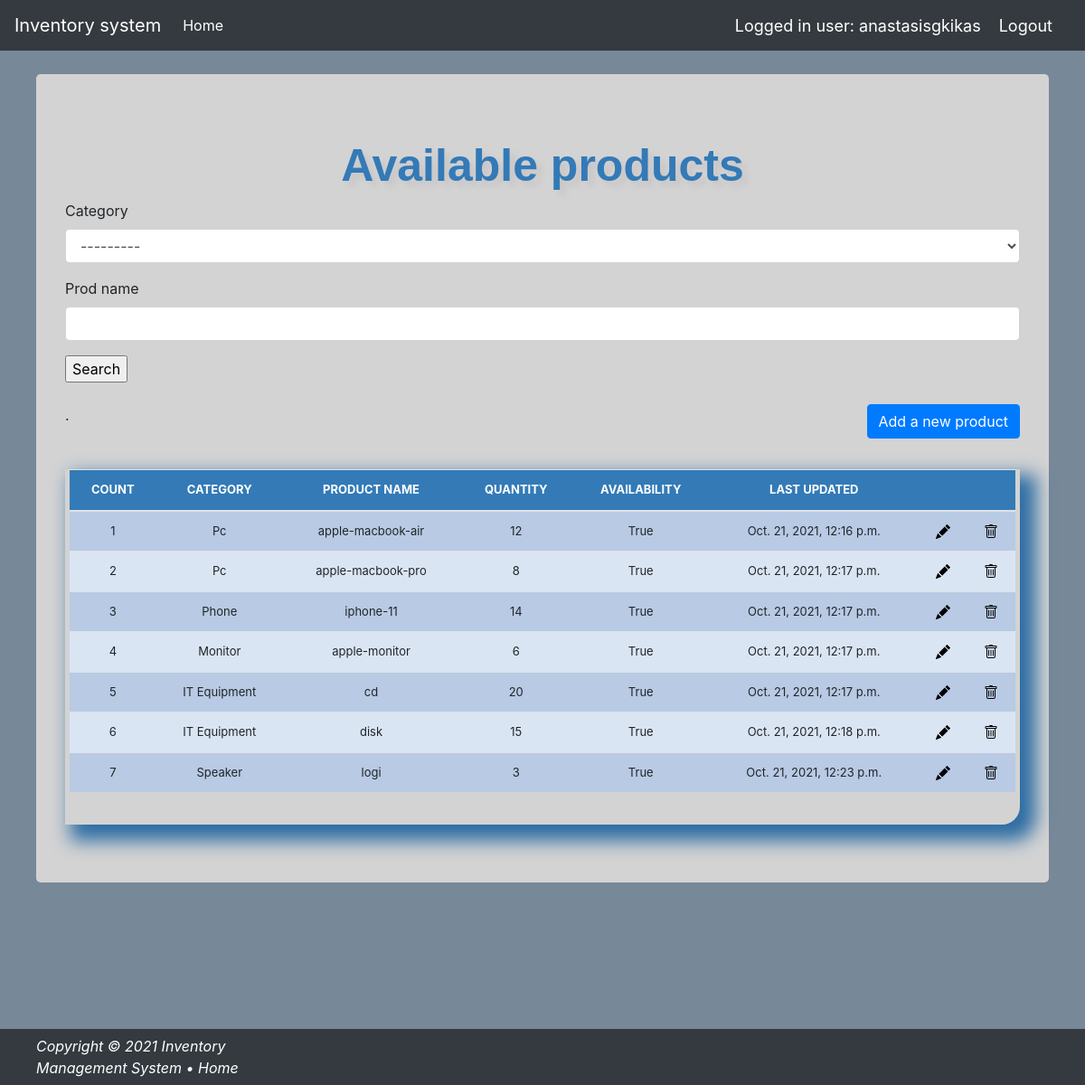
Screenshot of /products/ (signed in) with the database file from the repository.
### invmanagement/models.py (models this page shows, shortened)
class Product(models.Model):
    category = models.CharField(max_length=50, blank=True, choices=category_choice)
    prod_name = models.CharField(max_length=50, blank=True, null=True)
    quantity = models.IntegerField(default='0', blank=False, null=True)
    availability = models.BooleanField(default=False)
    last_updated = models.DateTimeField(auto_now_add=False, auto_now=True)
    price = models.IntegerField(default=0, blank=False)

### invmanagement/authentications.py (the view)
		def wrapper_func(request, *args, **kwargs):
			group = None
			if request.user.groups.exists():
				group = request.user.groups.all()[0].name
			if group in allowed_roles:
				return view_func(request, *args, **kwargs)
			else:
				return HttpResponse('You are not authorized to view this page')

### invmanagement/forms.py
class ProductSearchForm(forms.ModelForm):
    class Meta:
        model = Product
        fields = ['category', 'prod_name']

### invmanagement/authentications.py (called while the page is built)
def allowed_users(allowed_roles=[]):
	def decorator(view_func):
		def wrapper_func(request, *args, **kwargs):
			group = None
			if request.user.groups.exists():
				group = request.user.groups.all()[0].name
			if group in allowed_roles:
				return view_func(request, *args, **kwargs)
			else:
				return HttpResponse('You are not authorized to view this page')
		return wrapper_func
	return decorator

### invmanagement/views.py (called while the page is built, shortened)
@login_required(login_url='login')
@allowed_users(allowed_roles=['admin', 'manager', 'customer'])
def products(request):
    header = 'Available products'
    form = ProductSearchForm(request.POST or None)
    queryset = Product.objects.all()
    context = {
        "form": form,
        "header": header,
        "queryset": queryset,
    }
    return render(request, "list_products.html", context)

### invmanagement/templates/list_products.html (shortened to what this page needs)
{% load static %}
{% load crispy_forms_tags %}
<!doctype html>
<html lang="en">
<head>
    <link href="{% static '/css/stylesheet.css' %}" rel="stylesheet">
    <link href="{% static '/css/bootstrap.min.css' %}" rel="stylesheet">
    <link href="{% static 'css/navbar-top-fixed.css' %}" rel="stylesheet">
</head>
<body id="bg" class="bg" style="background-color: lightslategrey">
{% include 'navbar.html' %}
<main role="main" class="flex-column" style="margin-right: 40px; margin-left: 40px; margin-top: 10px">
    <div class="jumbotron" style="background-color: lightgrey">
        <div class="header">{{ header }}</div>
        <form method='POST' action=''>{% csrf_token %}
            {{ form|crispy }}
            <input type="submit" value='Search'/>
        </form>
        <br>
        <div class="mb-5">
            <a href="/create_product" class="btn btn-primary float-right">Add a new product</a>.
        </div>
        <div class="display_table">
            <table class='table'>
                <thead>
                <tr>
                    <th>COUNT</th>
                    <th>CATEGORY</th>
                    <th>PRODUCT NAME</th>
                    <th>QUANTITY</th>
                    <th>AVAILABILITY</th>
                    {% if request.user.groups.all.0.name != "customer" %}
                        <th>LAST UPDATED</th>
                        <th></th>
                        <th></th>
                    {% endif %}
                </tr>
                </thead>
                {% for instance in queryset %}
                    <tr>
                        <td>{{ forloop.counter }}</td>
                        <td>{{ instance.category }}</td>
                        <td>{{ instance.prod_name }}</td>
                        <td>{{ instance.quantity }}</td>
                        <td>{{ instance.availability }}</td>
                        {% if request.user.groups.all.0.name != "customer" %}
                            <td>{{ instance.last_updated }}</td>
                            <td><a href="{% url 'update_product' instance.id %}"><img
                                    src="{% static 'img/pencil-fill.svg' %}"></a></td>
                            <td><a href="{% url 'delete_product' instance.id %}"><img
                                    src="{% static 'img/trash.svg' %}"></a></td>
                        {% endif %}
                    </tr>
                {% endfor %}
            </table>
        </div>
    </div>
</main>
{% include "footer.html" %}
</body>
</html>

### invmanagement/templates/navbar.html (shortened to what this page needs)
{% load static %}
<nav class="navbar navbar-expand-md navbar-dark fixed-top bg-dark">
    <a class="navbar-brand" href="/">Inventory system</a>
    <div class="collapse navbar-collapse" id="navbarCollapse">
        <ul class="navbar-nav mr-auto">
            {% if request.user.groups.all.0.name != "customer" %}
                <li class="nav-item active">
                    <a class="nav-link" href="/">Home <span class="sr-only">(current)</span></a>
                </li>
            {% endif %}
        </ul>
        <span class="hello-msg">Logged in user: {{ request.user }}</span>
        <span><a class="hello-msg" href="{% url 'logout' %}">Logout</a></span>
    </div>
</nav>

### static/css/stylesheet.css (style rules this page uses)
body { background-color: #34eb6b; min-height: 100vh; }
.table { font-size: 13px; text-align: center; width: 95%; margin: auto; }
.table tr:nth-child(odd) { background: #B8CAE4 }
.table tr:nth-child(even) { background: #dae5f4 }
th { background-color: #337ab7; color: white; }
.display_table { border-bottom-right-radius: 20px; padding-left: 5px; padding-right: 5px; padding-bottom: 20px; box-shadow: 12px 12px 20px 6px #2e6da4; }
.header { font-family: helvetica; color: #337ab7; font-size: 50px; text-align: center; width: 100%; text-shadow: 6px 6px 6px #c9c6c6; display: block; font-weight: bolder; }
.bg-dark { background-repeat: no-repeat; background-size: cover; }

### static/css/navbar-top-fixed.css (style rules this page uses)
body { min-height: 75rem; padding-top: 4.5rem; }

### invmanagement/templates/navbar.html (style rules this page uses)
.hello-msg { font-size: 18px; color: #fff; margin-right: 20px; }

### rows the page displays
Product: category "Pc", prod_name "apple-macbook-air", quantity "12", availability "True", last_updated "Oct. 21, 2021, 12:16 p.m."
Product: category "Pc", prod_name "apple-macbook-pro", quantity "8", availability "True", last_updated "Oct. 21, 2021, 12:17 p.m."
Product: category "Phone", prod_name "iphone-11", quantity "14", availability "True", last_updated "Oct. 21, 2021, 12:17 p.m."
Product: category "Monitor", prod_name "apple-monitor", quantity "6", availability "True", last_updated "Oct. 21, 2021, 12:17 p.m."
Product: category "IT Equipment", prod_name "cd", quantity "20", availability "True", last_updated "Oct. 21, 2021, 12:17 p.m."
Product: category "IT Equipment", prod_name "disk", quantity "15", availability "True", last_updated "Oct. 21, 2021, 12:18 p.m."
Product: category "Speaker", prod_name "logi", quantity "3", availability "True", last_updated "Oct. 21, 2021, 12:23 p.m."

### other values shown
{{ request.user }} "anastasisgkikas"
{{ header }} "Available products"
